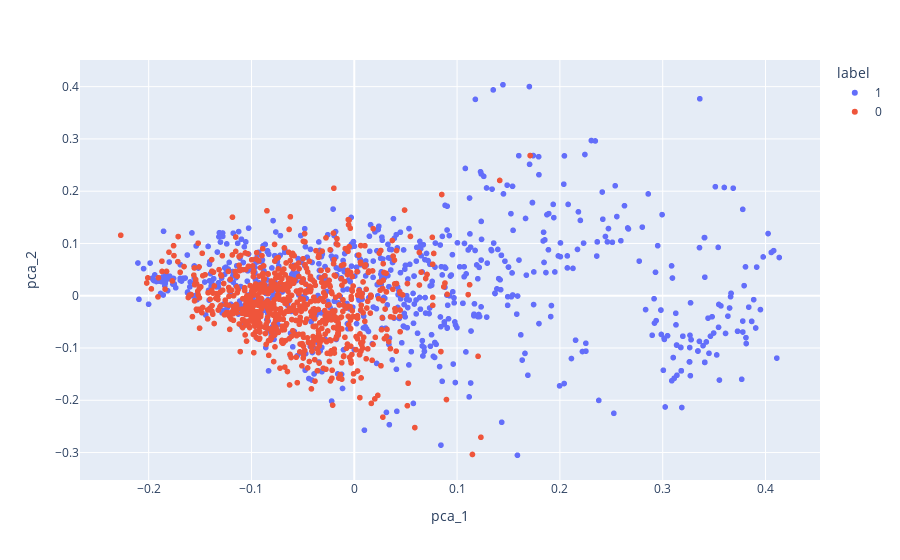

The code cell stored with this chart in its notebook:
### Code cell
from sklearn.decomposition import PCA
from plotly import express as ex

pca = PCA(n_components=2)
X_pca = pca.fit_transform(X)

df_peptides_pca = pd.DataFrame(X_pca, columns=['pca_1', 'pca_2'])
df_peptides_pca['label'] = Y.astype(str)

ex.scatter(df_peptides_pca, x='pca_1', y='pca_2', color='label')

### Figure 1 — Plotly figure (JSON) as saved in the notebook; plotly's stock layout.template omitted (floating-point values rounded to 4 significant figures; data arrays with more than 128 entries replaced by an {"elided": "..."} marker saying what was removed)
{"data": [{"hovertemplate": "label=1<br>pca_1=%{x}<br>pca_2=%{y}<extra></extra>", "legendgroup": "1", "marker": {"color": "#636efa", "symbol": "circle"}, "mode": "markers", "name": "1", "showlegend": true, "type": "scattergl", "x": {"elided": "776 float values"}, "xaxis": "x", "y": {"elided": "776 float values"}, "yaxis": "y"}, {"hovertemplate": "label=0<br>pca_1=%{x}<br>pca_2=%{y}<extra></extra>", "legendgroup": "0", "marker": {"color": "#EF553B", "symbol": "circle"}, "mode": "markers", "name": "0", "showlegend": true, "type": "scattergl", "x": {"elided": "776 float values"}, "xaxis": "x", "y": {"elided": "776 float values"}, "yaxis": "y"}], "layout": {"legend": {"title": {"text": "label"}, "tracegroupgap": 0}, "margin": {"t": 60}, "xaxis": {"anchor": "y", "domain": [0, 1], "title": {"text": "pca_1"}}, "yaxis": {"anchor": "x", "domain": [0, 1], "title": {"text": "pca_2"}}}}
